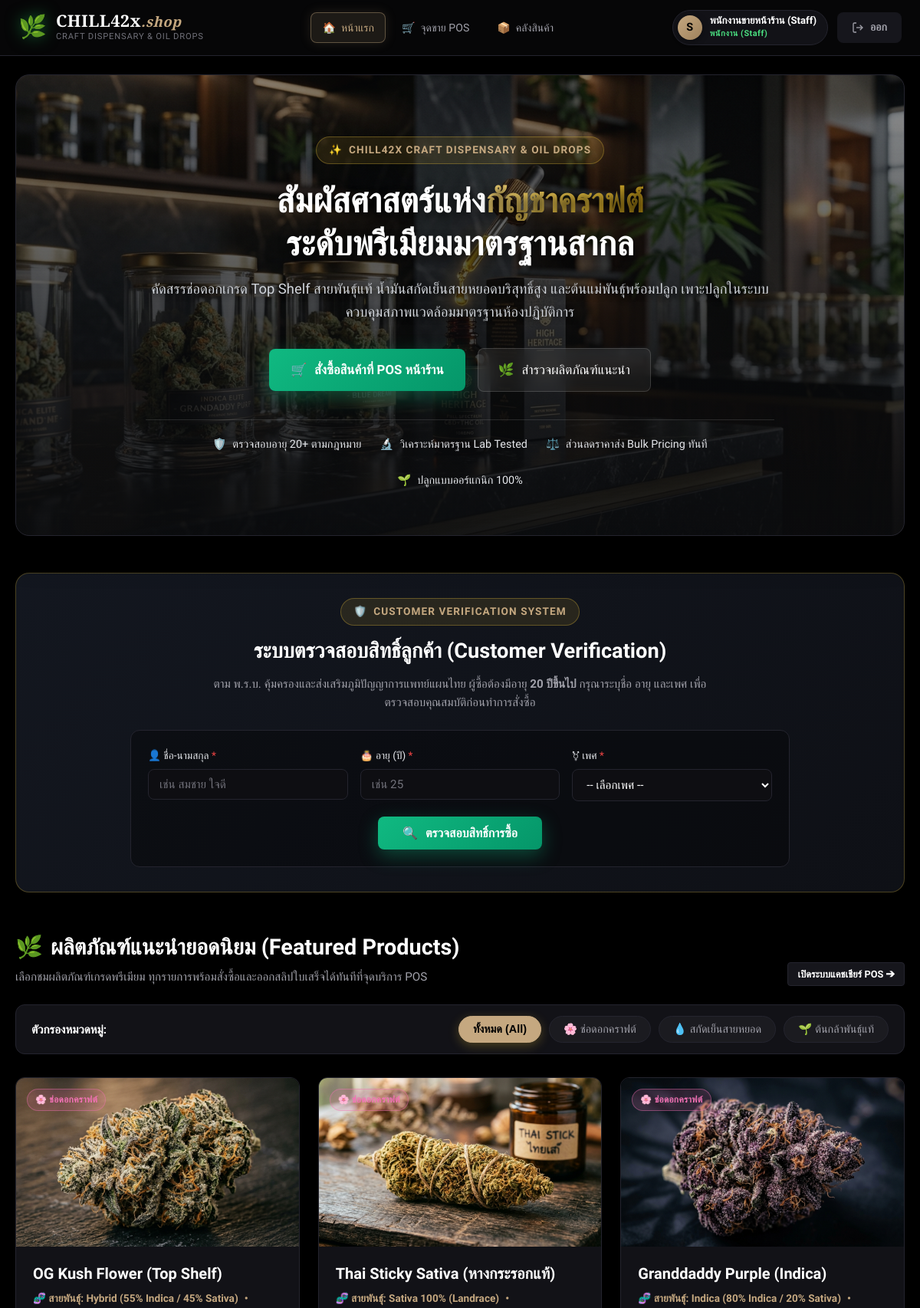
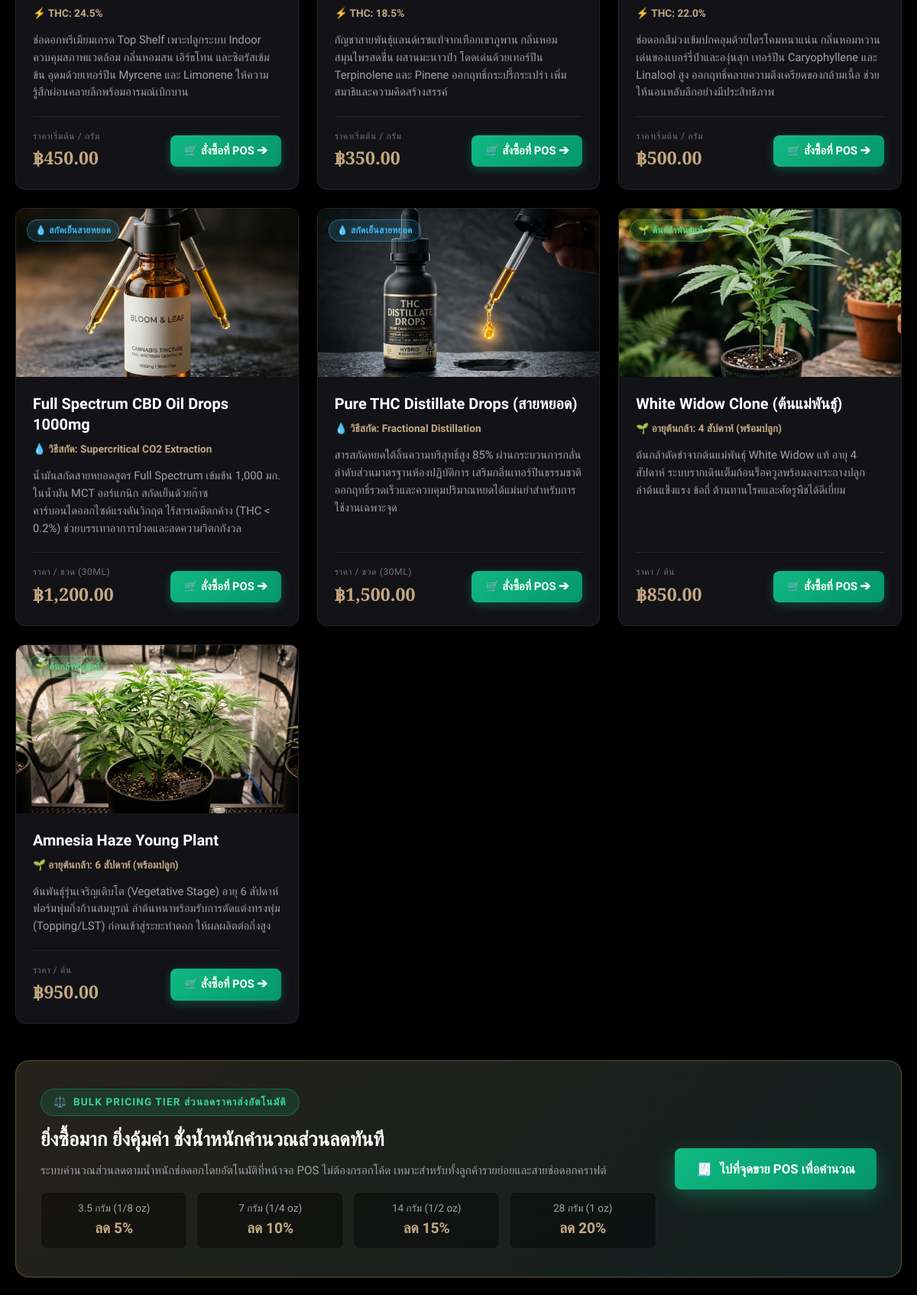
/ (signed in, upper part), run on the app's committed database (2 pictures, top to bottom).
### tables this page shows
CREATE TABLE `products` (
    `id` INT AUTO_INCREMENT PRIMARY KEY,
    `name` VARCHAR(150) NOT NULL,
    `type` ENUM('flower', 'oil', 'plant') NOT NULL,
    `product_type` ENUM('flower', 'oil', 'plant') NOT NULL,
    `base_price` DECIMAL(10, 2) NOT NULL,
    
     
    `strain_type` VARCHAR(100) NULL,           
    `thc_percent` DECIMAL(5, 2) NULL DEFAULT 20.00,
    `stock_grams` DECIMAL(10, 2) NULL DEFAULT 0.00,
    
     
    `extraction_method` VARCHAR(100) NULL,     
    `stock_bottles` INT NULL DEFAULT 0,
    
     
    `age_weeks` INT NULL DEFAULT 0,
    `stock_pieces` INT NULL DEFAULT 0,
    
     
    `stock_quantity` DECIMAL(10, 2) NOT NULL DEFAULT 0.00,
    `image_url` VARCHAR(255) NULL,
    `description` TEXT NULL,
    `created_at` TIMESTAMP DEFAULT CURRENT_TIMESTAMP,
    `updated_at` TIMESTAMP DEFAULT CURRENT_TIMESTAMP ON UPDATE CURRENT_TIMESTAMP
);

### index.php (the view, shortened to what the rows shown need)
<?php
require_once __DIR__ . '/classes/ProductFactory.php';
$db = Database::getInstance()->getConnection();
$products = [];
if ($db !== null) {
    try {
        $stmt = $db->query("SELECT p.*, IFNULL(p.type, p.product_type) as resolved_type,
            IFNULL(p.stock_grams, IFNULL(p.stock_bottles, IFNULL(p.stock_pieces, p.stock_quantity))) as current_stock_calc
            FROM products p
            ORDER BY p.id ASC");
        if ($stmt) {
            $products = $stmt->fetchAll();
        }
    } catch (Exception $e) {
        $products = [];
    }
}
?>
<!DOCTYPE html>
<html lang="th">
<head>
    <link rel="stylesheet" href="assets/css/style.css">
</head>
<body>
    <main class="page-container" style="max-width: 1240px; margin: 0 auto; padding: 24px 20px 80px;">
        <section class="storefront-hero">
            <div class="hero-inner">
                <h1 class="hero-title">
                    สัมผัสศาสตร์แห่ง<span>กัญชาคราฟต์</span><br>ระดับพรีเมียมมาตรฐานสากล
                </h1>
            </div>
        </section>
        <section class="customer-checker-section" style="background: linear-gradient(135deg, rgba(20, 24, 33, 0.95) 0%, rgba(15, 17, 23, 0.95) 100%); border: 1px solid rgba(212, 175, 55, 0.3); border-radius: var(--radius-lg); padding: 32px 28px; margin-bottom: 48px; box-shadow: 0 16px 32px rgba(0, 0, 0, 0.5);">
            <div style="max-width: 860px; margin: 0 auto;">
                <div style="text-align: center; margin-bottom: 24px;">
                    <h2 style="font-size: 1.7rem; color: #ffffff; margin-bottom: 8px;">
                        ระบบตรวจสอบสิทธิ์ลูกค้า (Customer Verification)
                    </h2>
                </div>
            </div>
        </section>
        <section id="catalog" style="scroll-margin-top: 100px;">
            <div class="section-header-box">
                <div>
                    <h2 class="section-title">
                        <span>🌿</span> ผลิตภัณฑ์แนะนำยอดนิยม (Featured Products)
                    </h2>
                </div>
            </div>
            <div class="showcase-grid" id="showcaseContainer">
                <?php foreach ($products as $p):
                    $pObj = ProductFactory::createFromRow($p);
                    $type = $pObj->getType();
                    $thumb = 'assets/images/flower_kush.jpg';
                    if (!empty($p['image_url']) && file_exists(__DIR__ . '/' . $p['image_url'])) {
                        $thumb = $p['image_url'];
                    } elseif ($type === 'oil') {
                        $thumb = 'assets/images/cannabis_oil.jpg';
                    } elseif ($type === 'plant') {
                        $thumb = 'assets/images/cannabis_plant.jpg';
                    }
                    $badgeText = '🌸 ช่อดอกคราฟต์';
                    $badgeClass = 'badge-flower';
                    $unitPriceLabel = 'ราคาเริ่มต้น / กรัม';
                    if ($type === 'oil') {
                        $badgeText = '💧 สกัดเย็นสายหยอด';
                        $badgeClass = 'badge-oil';
                        $unitPriceLabel = 'ราคา / ขวด (30ml)';
                    } elseif ($type === 'plant') {
                        $badgeText = '🌱 ต้นกล้าพันธุ์แท้';
                        $badgeClass = 'badge-plant';
                        $unitPriceLabel = 'ราคา / ต้น';
                    }
                ?>
                    <article class="showcase-card" data-category="<?= $type ?>">
                        <div class="showcase-thumb-box">
                            <img src="<?= $thumb ?>" alt="<?= htmlspecialchars($pObj->getName()) ?>" loading="lazy">
                            <div class="showcase-tag">
                                <span class="badge <?= $badgeClass ?>">
                                    <?= $badgeText ?>
                                </span>
                            </div>
                        </div>
                        <div class="showcase-body">
                            <h3 class="showcase-title">
                                <?= htmlspecialchars($pObj->getName()) ?>
                            </h3>
                            <div class="showcase-spec-row">
                                <?php if ($pObj instanceof CannabisFlower): ?>
                                    <span>🧬 สายพันธุ์: <?= htmlspecialchars($pObj->getStrainType()) ?></span>
                                    <span>•</span>
                                    <span>⚡ THC: <?= number_format($pObj->getThcPercent(), 1) ?>%</span>
                                <?php elseif ($pObj instanceof CannabisOil): ?>
                                    <span>💧 วิธีสกัด: <?= htmlspecialchars($pObj->getExtractionMethod()) ?></span>
                                <?php elseif ($pObj instanceof CannabisPlant): ?>
                                    <span>🌱 อายุต้นกล้า: <?= $pObj->getAgeWeeks() ?> สัปดาห์ (พร้อมปลูก)</span>
                                <?php endif; ?>
                            </div>
                            <p class="showcase-desc">
                                <?= htmlspecialchars($p['description'] ?? 'ผลิตภัณฑ์คราฟต์คุณภาพสูง คัดสรรอย่างพิถีพิถันเพื่อลูกค้า CHILL42x') ?>
                            </p>
                            <div class="showcase-footer">
                                <div class="showcase-price-box">
                                    <span class="showcase-price-label"><?= $unitPriceLabel ?></span>
                                    <span class="showcase-price-value">฿<?= number_format($pObj->getBasePrice(), 2) ?></span>
                                </div>
                                <a href="pos.php" class="showcase-order-btn">
                                    🛒 สั่งซื้อที่ POS ➔
                                </a>
                            </div>
                        </div>
                    </article>
                <?php endforeach; ?>
            </div>
        </section>
    </main>
</body>
</html>

### data on the page
products: image_url (picture), badgeText "🌸 ช่อดอกคราฟต์", name "OG Kush Flower (Top Shelf)", strain_type "Hybrid (55% Indica / 45% Sativa)", thc_percent "24.5", description "ช่อดอกพรีเมียมเกรด Top Shelf เพาะปลูกระบบ Indoor ควบคุมสภาพแวดล้อม กลิ่นหอมสน เอิร์ธโทน และซิตรัสเข้มข้น อุดมด้วยเทอร์ปีน Myrcene และ Limonene ให้ความรู้สึกผ่อนคลายลึกพร้อมอารมณ์เบิกบาน", unitPriceLabel "ราคาเริ่มต้น / กรัม", base_price "450.00"
products: image_url (picture), badgeText "🌸 ช่อดอกคราฟต์", name "Thai Sticky Sativa (หางกระรอกแท้)", strain_type "Sativa 100% (Landrace)", thc_percent "18.5", description "กัญชาสายพันธุ์แลนด์เรซแท้จากเทือกเขาภูพาน กลิ่นหอมสมุนไพรสดชื่น ผสานมะนาวป่า โดดเด่นด้วยเทอร์ปีน Terpinolene และ Pinene ออกฤทธิ์กระปรี้กระเปร่า เพิ่มสมาธิและความคิดสร้างสรรค์", unitPriceLabel "ราคาเริ่มต้น / กรัม", base_price "350.00"
products: image_url (picture), badgeText "🌸 ช่อดอกคราฟต์", name "Granddaddy Purple (Indica)", strain_type "Indica (80% Indica / 20% Sativa)", thc_percent "22.0", description "ช่อดอกสีม่วงเข้มปกคลุมด้วยไตรโคมหนาแน่น กลิ่นหอมหวานเด่นของเบอร์รี่ป่าและองุ่นสุก เทอร์ปีน Caryophyllene และ Linalool สูง ออกฤทธิ์คลายความตึงเครียดของกล้ามเนื้อ ช่วยให้นอนหลับลึกอย่างมีประสิทธิภาพ", unitPriceLabel "ราคาเริ่มต้น / กรัม", base_price "500.00"
products: image_url (picture), product_type "💧 สกัดเย็นสายหยอด", name "Full Spectrum CBD Oil Drops 1000mg", extraction_method "Supercritical CO2 Extraction", description "น้ำมันสกัดสายหยอดสูตร Full Spectrum เข้มข้น 1,000 มก. ในน้ำมัน MCT ออร์แกนิก สกัดเย็นด้วยก๊าซคาร์บอนไดออกไซด์แรงดันวิกฤต ไร้สารเคมีตกค้าง (THC < 0.2%) ช่วยบรรเทาอาการปวดและลดความวิตกกังวล", product_type "ราคา / ขวด (30ML)", base_price "1,200.00"
products: image_url (picture), product_type "💧 สกัดเย็นสายหยอด", name "Pure THC Distillate Drops (สายหยอด)", extraction_method "Fractional Distillation", description "สารสกัดหยดใต้ลิ้นความบริสุทธิ์สูง 85% ผ่านกระบวนการกลั่นลำดับส่วนมาตรฐานห้องปฏิบัติการ เสริมกลิ่นเทอร์ปีนธรรมชาติ ออกฤทธิ์รวดเร็วและควบคุมปริมาณหยดได้แม่นยำสำหรับการใช้งานเฉพาะจุด", product_type "ราคา / ขวด (30ML)", base_price "1,500.00"
products: image_url (picture), product_type "🌱 ต้นกล้าพันธุ์แท้", name "White Widow Clone (ต้นแม่พันธุ์)", age_weeks "4", description "ต้นกล้าตัดชำจากต้นแม่พันธุ์ White Widow แท้ อายุ 4 สัปดาห์ ระบบรากเดินเต็มก้อนร็อควูลพร้อมลงกระถางปลูก ลำต้นแข็งแรง ข้อถี่ ต้านทานโรคและศัตรูพืชได้ดีเยี่ยม", product_type "ราคา / ต้น", base_price "850.00"
products: image_url (picture), product_type "🌱 ต้นกล้าพันธุ์แท้", name "Amnesia Haze Young Plant", age_weeks "6", description "ต้นพันธุ์รุ่นเจริญเติบโต (Vegetative Stage) อายุ 6 สัปดาห์ ฟอร์มพุ่มกิ่งก้านสมบูรณ์ ลำต้นหนาพร้อมรับการตัดแต่งทรงพุ่ม (Topping/LST) ก่อนเข้าสู่ระยะทำดอก ให้ผลผลิตต่อกิ่งสูง", product_type "ราคา / ต้น", base_price "950.00"

### other printed values
substr($user['username'] ?? 'U', 0, 1) "S"
$user['full_name'] "พนักงานขายหน้าร้าน (Staff)"
